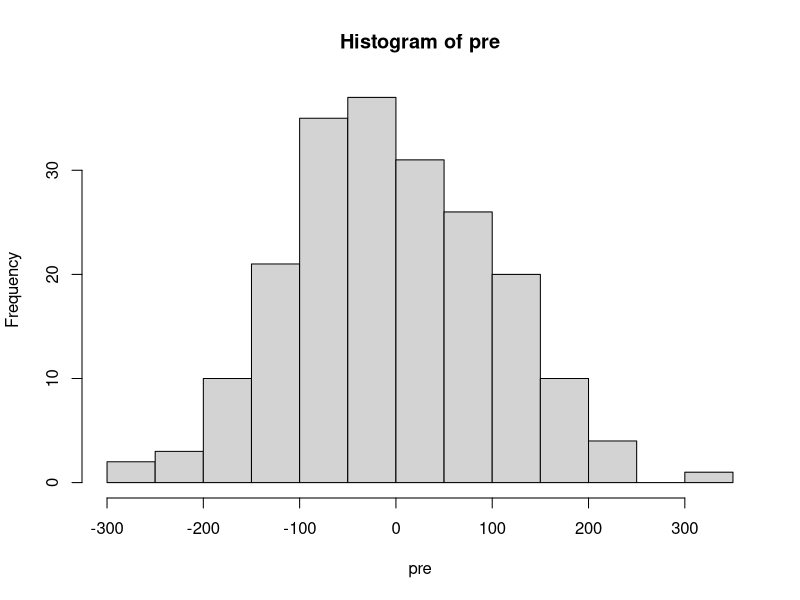
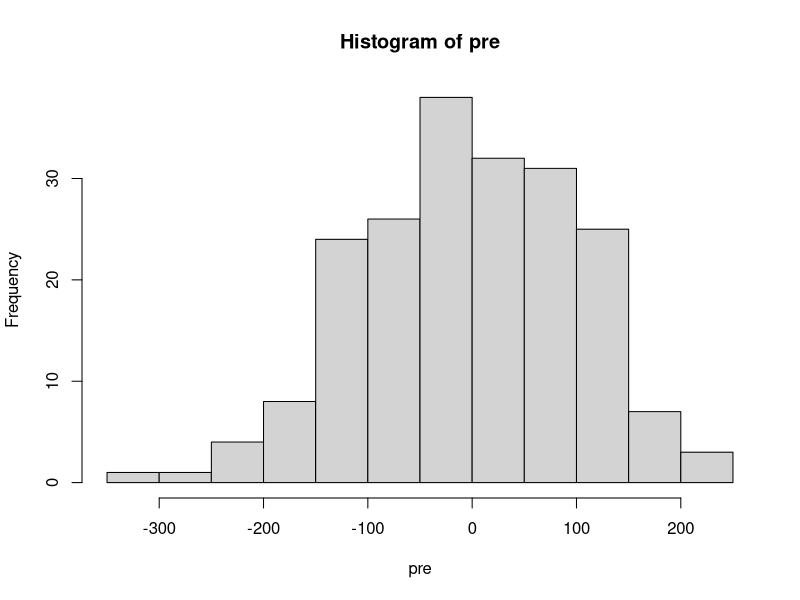
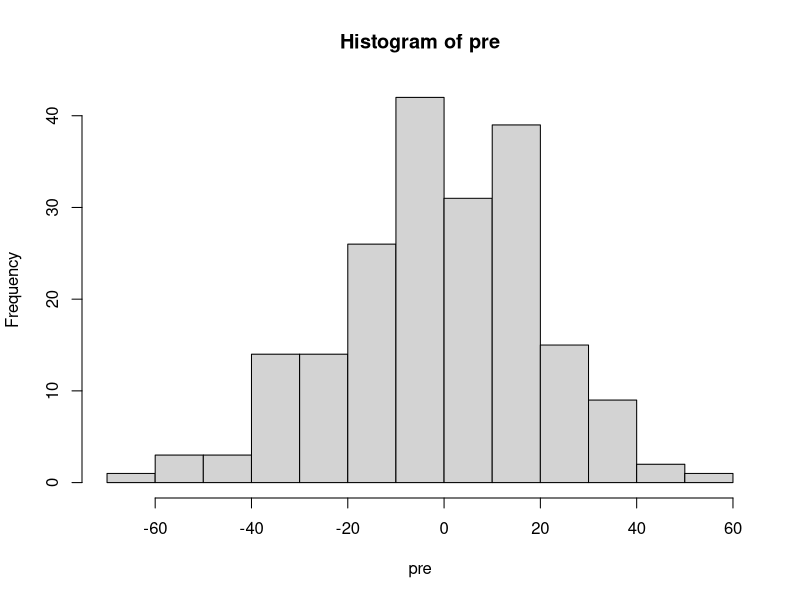
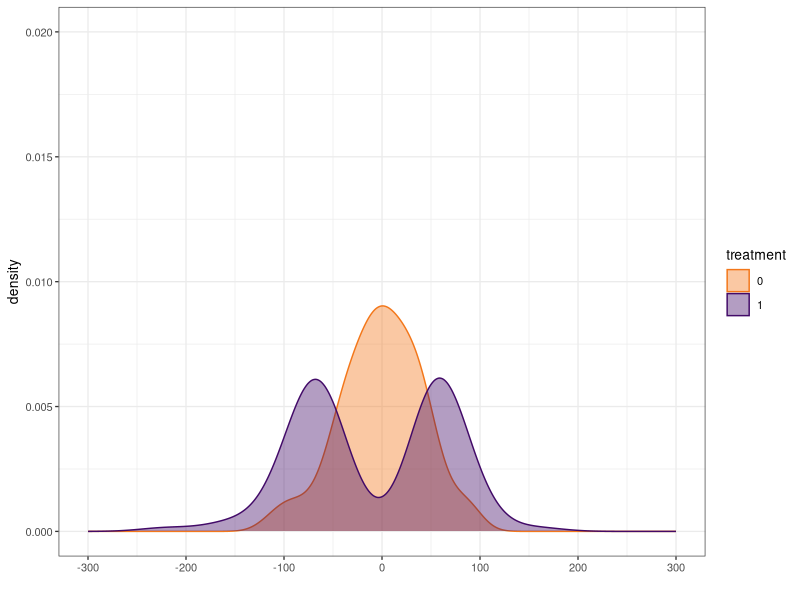
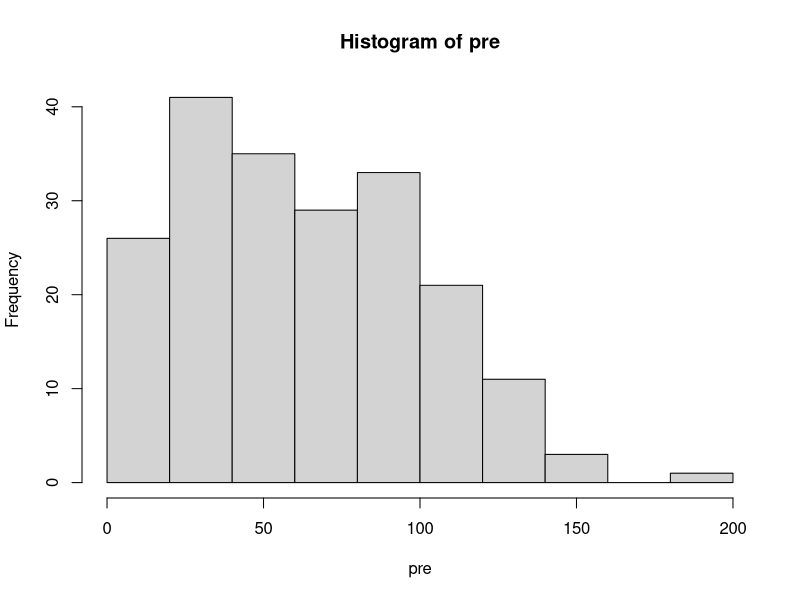
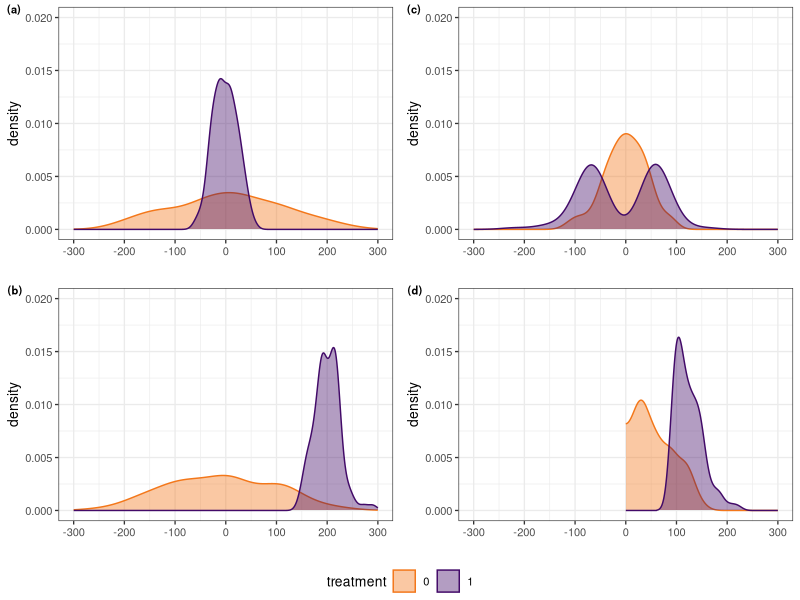
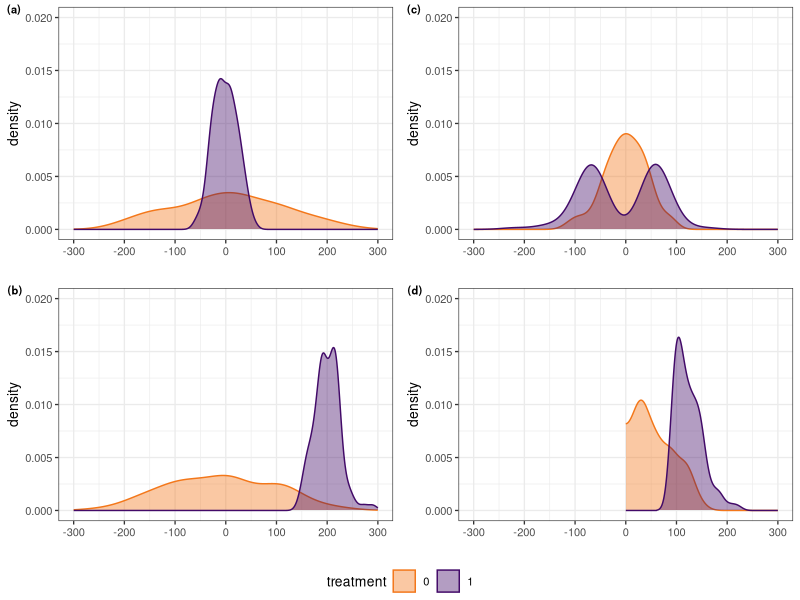
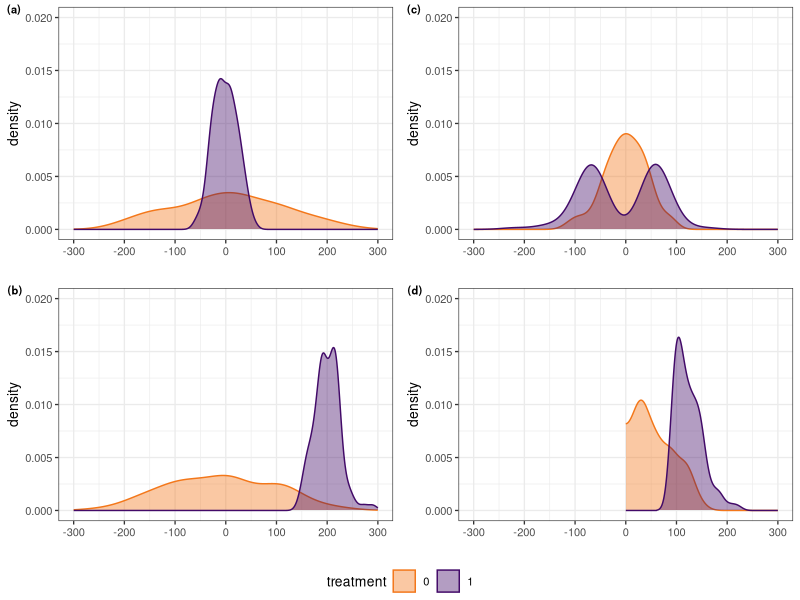

Reproduce these figures in R, in order.
library(ggplot2)
library(viridis)
library(quantreg)
library(ggpubr)

theme_set(theme_bw(base_size = 10,
                   base_family = "sans"))


## Simulate attraction and repulsion 

set.seed(4242)

n <- 200

pre <- rnorm(n, 0, 100)

hist(pre)

treatment <- c(rep(0, n/2), rep(1,n/2))
treatment <- factor(treatment, labels = c(0,1))
treatment

post <- pre + (treatment == 1) * (-pre)  + rnorm(n, 0, 25)



mydata <- data.frame(pre = pre, treatment = treatment, post = post)
p_a <- mydata |> 
  ggplot(aes(x = post, color = treatment, fill = treatment, group = treatment)) + 
  geom_density(alpha=0.4, position="identity",
                 binwidth = function(x) 2 * IQR(x) / (length(x)^(1/3)),na.rm=T) +
  labs(x="",y="density") +
  scale_y_continuous(breaks = c(0,0.005,0.01,0.015,0.02), limits = c(0,0.02)) +
  scale_x_continuous(breaks = c(-300,-200,-100,0,100,200,300), limits = c(-300,300)) +
  scale_color_viridis(discrete = TRUE, option="inferno", begin=0.2, end=0.7, direction=-1) +
  scale_fill_viridis(discrete = TRUE, option="inferno", begin=0.2, end=0.7, direction=-1)


## ideal point somewhere else

n <- 200

pre <- rnorm(n, 0, 100)

hist(pre)

treatment <- c(rep(0, n/2), rep(1,n/2))
treatment <- factor(treatment, labels = c(0,1))
treatment


post <- pre + (treatment == 1) * (200-pre) + rnorm(n, 0, 25)



mydata <- data.frame(pre = pre, treatment = treatment, post = post)
p_b <- mydata |> 
  ggplot(aes(x = post, color = treatment, fill = treatment, group = treatment)) + 
  geom_density(alpha=0.4, position="identity",
               binwidth = function(x) 2 * IQR(x) / (length(x)^(1/3)),na.rm=T) +
  labs(x="",y="density") +
  scale_y_continuous(breaks = c(0,0.005,0.01,0.015,0.02), limits = c(0,0.02)) +
  scale_x_continuous(breaks = c(-300,-200,-100,0,100,200,300), limits = c(-300,300)) +
  scale_color_viridis(discrete = TRUE, option="inferno", begin=0.2, end=0.7, direction=-1) +
  scale_fill_viridis(discrete = TRUE, option="inferno", begin=0.2, end=0.7, direction=-1)


library(quantreg)

quant <- rq(formula = post ~ treatment, tau = c(0.1,0.25,0.5,0.75,0.9), data = mydata)
summary(quant)
anova(quant)

# repulson center



n <- 200

pre <- rnorm(n, 0, 10)
pre <- pre*2

hist(pre)

treatment <- c(rep(0, n/2), rep(1,n/2))
treatment <- factor(treatment, labels = c(0,1))
treatment


post <- pre + (treatment == 1) * 50*sign(pre)/sqrt(abs(pre)) + rnorm(n, 0, 5)
post <- post*2

mydata <- data.frame(pre = pre, treatment = treatment, post = post)
p_c <- mydata |> 
  ggplot(aes(x = post, color = treatment, fill = treatment, group = treatment)) + 
  geom_density(alpha=0.4, position="identity",
               binwidth = function(x) 2 * IQR(x) / (length(x)^(1/3)),na.rm=T) +
  labs(x="",y="density") +
  scale_y_continuous(breaks = c(0,0.005,0.01,0.015,0.02), limits = c(0,0.02)) +
  scale_x_continuous(breaks = c(-300,-200,-100,0,100,200,300), limits = c(-150,150)*2) +
  scale_color_viridis(discrete = TRUE, option="inferno", begin=0.2, end=0.7, direction=-1) +
  scale_fill_viridis(discrete = TRUE, option="inferno", begin=0.2, end=0.7, direction=-1)

p_c

library(quantreg)

quant <- rq(formula = post ~ treatment, tau = c(0.1,0.25,0.5,0.75,0.9), data = mydata)
summary(quant)
anova(quant)

# summary(rq(formula = post ~ pre*treatment, tau = c(0.1,0.25,0.5,0.75,0.9), data = mydata))

## repulsion asymmetric floor


n <- 200

rnormt <- function(n, range, mu, s) {
  
  # range is a vector of two values
  
  F.a <- pnorm(min(range), mean = mu, sd = s)
  F.b <- pnorm(max(range), mean = mu, sd = s)
  
  u <- runif(n, min = F.a, max = F.b)
  
  qnorm(u, mean = mu, sd = s)
  
}

pre <- rnormt(n, c(0, Inf), 50, 50)
pre <- pre

hist(pre)

treatment <- c(rep(0, n/2), rep(1,n/2))
treatment <- factor(treatment, labels = c(0,1))
treatment


post <- pre + (treatment == 1) * (200+rnorm(n/2, 0, 10))/(pre)^(1/3)
post <- post
library(ggplot2)
library(viridis)

theme_set(theme_bw(base_size = 10,
                   base_family = "sans"))

mydata <- data.frame(pre = pre, treatment = treatment, post = post)

tapply(mydata$post, mydata$treatment, summary)


p_d <- mydata |> 
  ggplot(aes(x = post, color = treatment, fill = treatment, group = treatment)) + 
  geom_density(alpha=0.4, position="identity",
               binwidth = function(x) 2 * IQR(x) / (length(x)^(1/3)),na.rm=T,
               bounds = c(0,Inf)) +
  labs(x="",y="density") +
  scale_y_continuous(breaks = c(0,0.005,0.01,0.015,0.02), limits = c(0,0.02)) +
  scale_x_continuous(breaks = c(-300,-200,-100,0,100,200,300), limits = c(-150,150)*2) +
  scale_color_viridis(discrete = TRUE, option="inferno", begin=0.2, end=0.7, direction=-1) +
  scale_fill_viridis(discrete = TRUE, option="inferno", begin=0.2, end=0.7, direction=-1)




quant <- rq(formula = post ~ treatment, tau = c(0.1,0.25,0.5,0.75,0.9), data = mydata)
summary(quant)
anova(quant)


p_attract <- ggarrange(p_a, p_c, p_b, p_d, ncol = 2, nrow =2, common.legend = TRUE, legend = "bottom",
          labels = c("(a)", "(c)", "(b)", "(d)"), vjust = 1.5,
          font.label = list(size = 8, color = "black", face = "bold", family = "sans"))

p_attract

ggsave(file="plots/Plot_Attractor-Repulsor-Data.tiff", p_attract, 
       device = tiff, width = 114.3, height = 88.9, units = "mm", limitsize = FALSE, dpi = 600)

ggsave(file="plots/Plot_Attractor-Repulsor-Data.jpeg", p_attract, 
       device = jpeg, width = 114.3, height = 88.9, units = "mm", limitsize = FALSE, dpi = 600)
